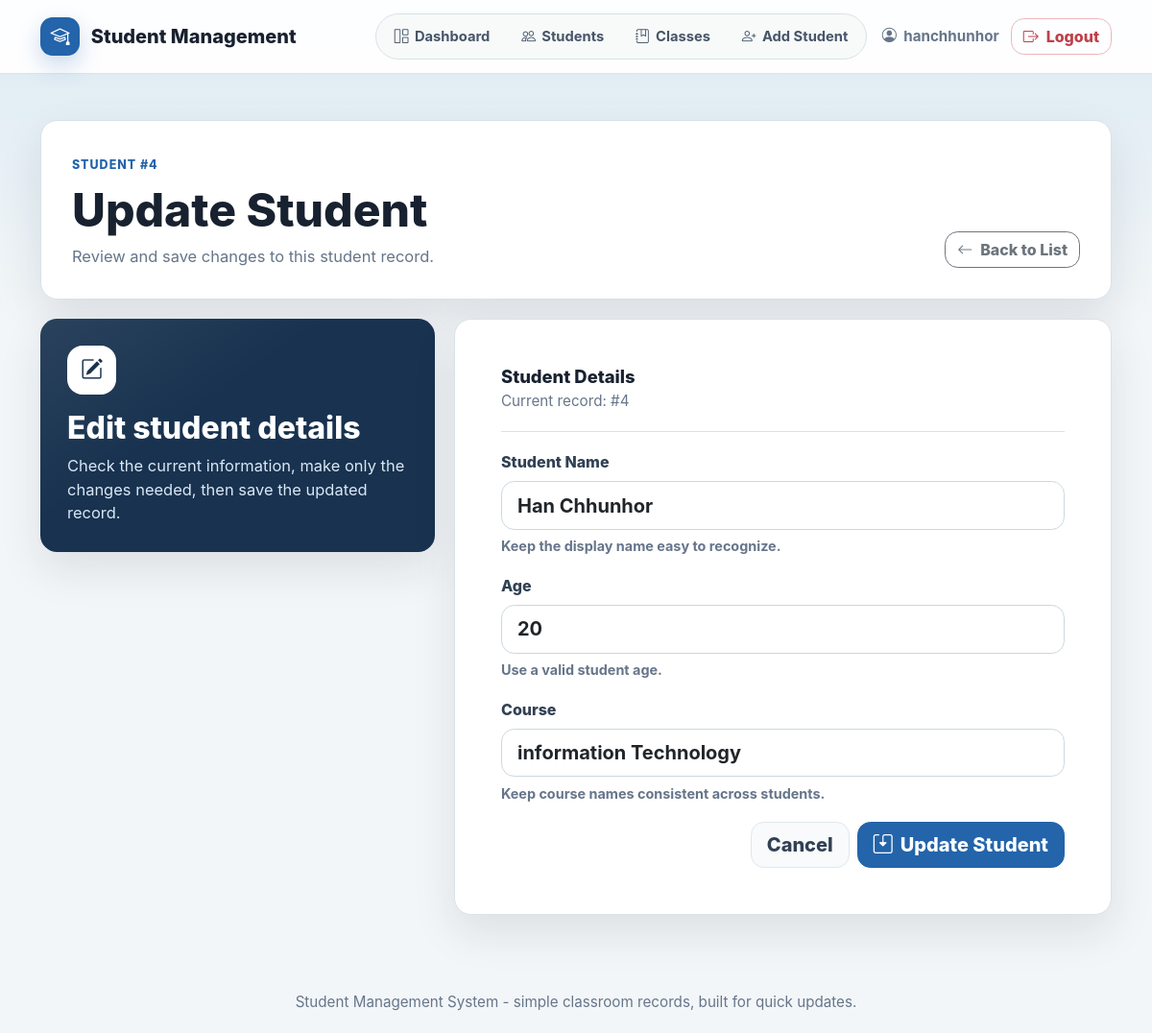
/update/4/ (signed in), run on the app's committed database.
### students/models.py (models this page shows, shortened)
class Student(models.Model):
    name = models.CharField(max_length=100)
    age = models.IntegerField()
    course = models.CharField(max_length=100)

### students/views.py (the view, shortened to what this page needs)
# urls.py: path('update/<int:id>/', views.update_student, name='update_student'),
@login_required(login_url='students:login')
def update_student(request, id):
    student = get_object_or_404(Student, id=id)
    return render(request, 'students/update.html', {'student': student})

### students/templates/students/update.html (shortened to what this page needs)
{% extends 'students/base.html' %}
{% block content %}
<div class="page-heading">
  <div>
    <span class="eyebrow">Student #{{ student.id }}</span>
    <h1>Update Student</h1>
    <p>Review and save changes to this student record.</p>
  </div>
  <a href="{% url 'students:student_list' %}" class="btn btn-outline-secondary">
    <i class="bi bi-arrow-left me-2"></i>Back to List
  </a>
</div>
<div class="form-layout">
  <aside class="form-note">
    <span class="note-icon"><i class="bi bi-pencil-square"></i></span>
    <h2>Edit student details</h2>
    <p>
      Check the current information, make only the changes needed, then save
      the updated record.
    </p>
  </aside>
  <div class="card app-card form-card">
    <div class="card-body p-4 p-sm-5">
      <div class="form-title">
        <h2>Student Details</h2>
        <p>Current record: #{{ student.id }}</p>
      </div>
      <form method="post" class="stacked-form">
        <div>
          <label for="name" class="form-label">Student Name</label>
          <input
            type="text"
            id="name"
            name="name"
            value="{{ student.name }}"
            class="form-control form-control-lg"
            required
          />
          <small class="form-hint">Keep the display name easy to recognize.</small>
        </div>
        <div>
          <label for="age" class="form-label">Age</label>
          <input
            type="number"
            id="age"
            name="age"
            value="{{ student.age }}"
            class="form-control form-control-lg"
            min="1"
            required
          />
          <small class="form-hint">Use a valid student age.</small>
        </div>
        <div>
          <label for="course" class="form-label">Course</label>
          <input
            type="text"
            id="course"
            name="course"
            value="{{ student.course }}"
            class="form-control form-control-lg"
            required
          />
          <small class="form-hint">Keep course names consistent across students.</small>
        </div>
        <div class="d-grid gap-2 d-sm-flex justify-content-sm-end">
          <a href="{% url 'students:student_list' %}" class="btn btn-light btn-lg">
            Cancel
          </a>
          <button type="submit" class="btn btn-primary btn-lg">
            <i class="bi bi-save2 me-2"></i>Update Student
          </button>
        </div>
      </form>
    </div>
  </div>
</div>
{% endblock %}

### students/templates/students/base.html (shortened to what this page needs)
{% load static %}
<!doctype html>
<html lang="en">
  <head>
    <link
      href="https://cdn.jsdelivr.net/npm/bootstrap@5.3.3/dist/css/bootstrap.min.css"
      rel="stylesheet"
    />
    <link
      href="https://cdn.jsdelivr.net/npm/bootstrap-icons@1.10.0/font/bootstrap-icons.css"
      rel="stylesheet"
    />
    <link rel="stylesheet" href="{% static 'students/css/style.css' %}" />
  </head>
  <body>
    <div class="app-shell min-vh-100 d-flex flex-column">
      <header class="app-header">
        <nav class="navbar navbar-expand-lg">
          <div class="container">
            <a class="navbar-brand" href="{% url 'students:student_list' %}">
              <span class="brand-mark"><i class="bi bi-mortarboard"></i></span>
              <span>Student Management</span>
            </a>
            <div class="nav-links">
              <a
                href="{% url 'students:student_list' %}"
                class="{% if request.resolver_match.url_name == 'student_list' %}active{% endif %}"
              >
                <i class="bi bi-grid-1x2"></i> Dashboard
              </a>
              <a
                href="{% url 'students:total_students' %}"
                class="{% if request.resolver_match.url_name == 'total_students' %}active{% endif %}"
              >
                <i class="bi bi-people"></i> Students
              </a>
              <a
                href="{% url 'students:class_records' %}"
                class="{% if request.resolver_match.url_name == 'class_records' %}active{% endif %}"
              >
                <i class="bi bi-journal-bookmark"></i> Classes
              </a>
              <a
                href="{% url 'students:add_student' %}"
                class="{% if request.resolver_match.url_name == 'add_student' %}active{% endif %}"
              >
                <i class="bi bi-person-plus"></i> Add Student
              </a>
            </div>
            <div class="header-actions">
              {% if user.is_authenticated %}
              <span class="signed-in">
                <i class="bi bi-person-circle"></i>
                {{ user.username }}
              </span>
              <a href="{% url 'students:logout' %}" class="btn btn-outline-danger">
                <i class="bi bi-box-arrow-right me-2"></i>Logout
              </a>
              {% else %}
              <a href="{% url 'students:login' %}" class="btn btn-primary">
                <i class="bi bi-box-arrow-in-right me-2"></i>Login
              </a>
              {% endif %}
            </div>
          </div>
        </nav>
      </header>
      <main class="flex-fill">
        <div class="container app-main">
          {% block content %}{% endblock %}
        </div>
      </main>
      <footer class="app-footer">
        <div class="container">
          Student Management System - simple classroom records, built for quick updates.
        </div>
      </footer>
    </div>
  </body>
</html>

### data on the page
Student: id "4", name "Han Chhunhor", age "20", course "information Technology"

### other printed values
{{ user.username }} "hanchhunhor"
